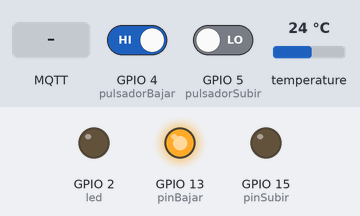
The sketch below on a simulated ESP8266 (Wemos D1 mini). Parts: output pins drawn as LEDs (lit = HIGH). Dashed ring = blinking. Inputs (shaded band) come from the test bench; at power-on: GPIO 4 (pulsadorBajar) HIGH, GPIO 5 (pulsadorSubir) LOW, temperature 24 °C. WiFi joins after 1.5 s; servers stay silent unless stated; no MQTT or app messages arrive unless stated; what the sketch prints to the serial monitor is not drawn.

Above: at 2.7 s.
2.8 s: MQTT message "Subir" arrives on the first subscribed topic
At 2.94 s:
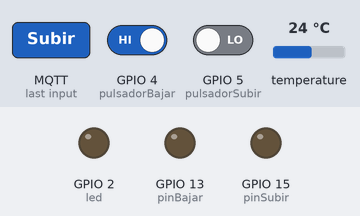
7.8 s: MQTT message "Bajar" arrives on the first subscribed topic
11.3 s: MQTT message "Parar" arrives on the first subscribed topic
At 11.92 s:
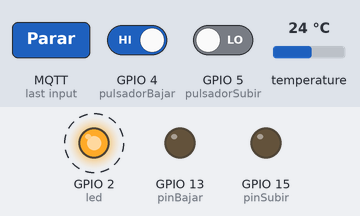
14.8 s: GPIO 4 (pulsadorBajar) driven LOW and GPIO 5 (pulsadorSubir) driven HIGH
At 16.4 s:
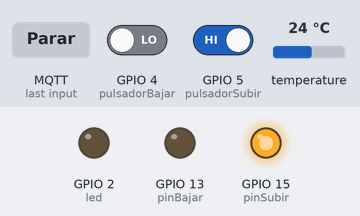
16.7 s: GPIO 4 (pulsadorBajar) driven HIGH
At 17.5 s:
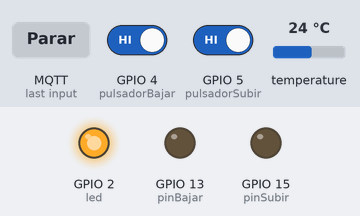
18.6 s: GPIO 4 (pulsadorBajar) driven LOW
At 19.4 s:
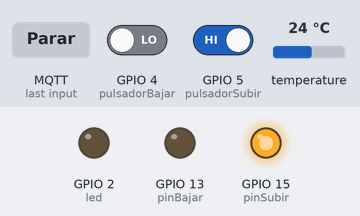
Timing chart, 0 to 36.7 s (numbered marks = the images above; inputs shaded):
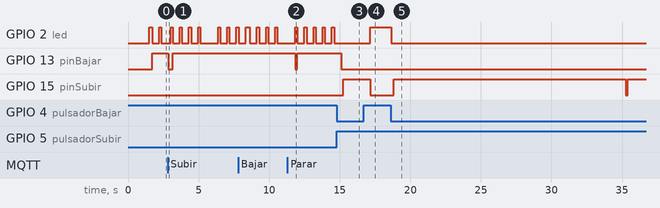

The sketch:

PersianaV2.ino
```cpp
#include <ESP8266WiFi.h>
#include <PubSubClient.h>
#include <OneWire.h>
#include <DallasTemperature.h>


#define wifi_ssid "MiCasa"
#define wifi_password "1212cherokee"
#define mqtt_server "192.168.1.55"

#define Estado_Persiana_topic "EstadoPersiana"
#define Temperatura_topic "Temperatura"
#define ONE_WIRE_BUS 14  // DS18B20 pin  D5

/*asignacion pines  WEMOS D1 MINI */
const int pinSubir = 15; // D8
const int pinBajar = 13; // D7
const int pulsadorSubir = 5; //D1
const int pulsadorBajar = 4; //D2

int tiempo_temp=35000;  //tiempo subir o bajar persianas

/*instancias*/
WiFiClient espClient;
PubSubClient client(espClient);
OneWire oneWire(ONE_WIRE_BUS);
DallasTemperature DS18B20(&oneWire);

/*Variables Globales*/
String EstadoPersiana = "Desconocido";
String temperatura= "20";
long lastMsg = 0;
long lastTemp = 0;
long temp=0;
/*FUNCIONES*/
void callback(char* topic, byte* payload, unsigned int length) { /*Que hacer cuadno llega un mensaje*/
 //gestionar los mensajes recibidos en los topics subscritos
   Serial.print("Mensaje recibido [");  Serial.print(topic);  Serial.print("] ");
    String dato="";
    for (int i = 0; i < length ; i++) {
        Serial.print((char)payload[i]);
        dato=dato+(char)payload[i];
    }
  Serial.println("");
   // Comprobar si hay que subir o bajar
    if ( dato.equals("Subir")) {
    digitalWrite(2, LOW);   // Turn the LED on (Note that LOW is the voltage level
    subir();
  } else if (dato.equals("Bajar")){
    digitalWrite(2, HIGH);  // Turn the LED off by making the voltage HIGH
    bajar();
  }  else if (dato.equals("Parar")){
    parar();
    EstadoPersiana="Parada";
  }
 }

void setup() {
  pinMode(pinSubir, OUTPUT); /*Pin Subir*/
  pinMode(2, OUTPUT);        /* builtin led*/
  digitalWrite(2, LOW);      /*encender led  */
  pinMode(pinBajar, OUTPUT);  /*Pin Bajar*/
  pinMode(pulsadorSubir, INPUT);   /*Pin pulsador subir*/
  pinMode(pulsadorBajar, INPUT);   /*Pin pulsador bajar*/
  digitalWrite(pulsadorSubir, HIGH); /*Activar pullups*/
  digitalWrite(pulsadorBajar, HIGH);
  Serial.begin(115200);
  setup_wifi();
  client.setServer(mqtt_server, 1883);
  client.setCallback(callback);
  digitalWrite(2, HIGH);//apagar led
}

void setup_wifi() {
  delay(10);
  // We start by connecting to a WiFi network
  Serial.println();
  Serial.print("Connecting to ");
  Serial.println(wifi_ssid);
  WiFi.begin(wifi_ssid, wifi_password);
  while (WiFi.status() != WL_CONNECTED) {
    delay(500);
    Serial.print(".");
  }
  Serial.println("");
  Serial.println("WiFi connected");
  Serial.println("IP address: ");
  Serial.println(WiFi.localIP());
}

void reconnect() {
  // Loop until we're reconnected
  while (!client.connected()) {
    Serial.print("Attempting MQTT connection...");
    // Create a random client ID
    String clientId = "Persiana";
    // Attempt to connect
    if (client.connect(clientId.c_str())) {
      Serial.println("connected");
      client.subscribe("AccionPersiana"); /*SUSCRIBIRSE A LOS IN TOPICS*/
    } else {
      Serial.print("failed, rc=");
      Serial.print(client.state());
      Serial.println(" try again in 5 seconds");
      // Wait 5 seconds before retrying
      delay(5000);
    }
  }
}

void GetTemperature(){
  DS18B20.requestTemperatures();
  temp = DS18B20.getTempCByIndex(0);
  Serial.println("TEmperatura:");
  Serial.println(temp);
}

void leer_entradas_pulsadores(){
 int pSubir=digitalRead(pulsadorSubir);
 int pBajar=digitalRead(pulsadorBajar);
 if(pSubir==HIGH && pBajar==LOW){
   digitalWrite(2, LOW);   // Turn the LED on (Note that LOW is the voltage level
   subir();
 }else if(pSubir==LOW && pBajar==HIGH){
   digitalWrite(2, HIGH);  // Turn the LED off by making the voltage HIGH
   bajar();
 }else if(pSubir==HIGH && pBajar==HIGH){
   parar();
   EstadoPersiana="Parada";
 }
 delay(500);
}
void loop() {
  if (!client.connected()) {
    reconnect();
  }
  client.loop();
  leer_entradas_pulsadores();
  //enviar topics ciclicamente para refrescar datos
 long now = millis();  //temporizar publicaciones
  if (now - lastMsg > 5000) {
    lastMsg = now;
    GetTemperature();
    Publicar();
  }
  long nowT = millis(); //temporizar accion persianas
  if (nowT - lastTemp > tiempo_temp) {
    lastTemp = nowT;
    parar();
  }

}

void subir(){
 digitalWrite(pinBajar,LOW);
 delay(150); /*retraso para que no se enganchen los reles chinos*/
 digitalWrite(pinSubir,HIGH);
 digitalWrite(2, LOW);//encender led
 EstadoPersiana = "Subiendo";
}

void bajar(){
 digitalWrite(pinSubir,LOW);
 delay(150); /*retraso para que no se enganchen los reles chinos*/
 digitalWrite(pinBajar,HIGH);
 digitalWrite(2, LOW);//encender led
 EstadoPersiana = "Bajando";
}

void parar(){
 digitalWrite(pinBajar,LOW);
 digitalWrite(pinSubir,LOW);
 digitalWrite(2, HIGH);//apagar led
 if (EstadoPersiana.equals("Subiendo")){
  EstadoPersiana="Arriba";
 } else if (EstadoPersiana.equals("Bajando"))  {
  EstadoPersiana="Abajo";
 } else {
  EstadoPersiana="Parada";
 }
}
void Publicar(){
  client.publish(Estado_Persiana_topic, String(EstadoPersiana).c_str(), true);
  client.publish(Temperatura_topic, String(temp).c_str(), true);

}
```

Measured:
- after the input at 2.8 s, GPIO 13 (pinBajar): HIGH → LOW after 0.07 s, → HIGH 0.30 s later
- after the input at 11.3 s, GPIO 13 (pinBajar): HIGH → LOW after 0.55 s, → HIGH 0.15 s later
- after the input at 14.8 s, GPIO 2 (led): stops changing and stays LOW; GPIO 13 (pinBajar): HIGH → LOW after 0.30 s; GPIO 15 (pinSubir): LOW → HIGH after 0.45 s
- after the input at 16.7 s, GPIO 2 (led): LOW → HIGH after 0.47 s; GPIO 15 (pinSubir): HIGH → LOW after 0.47 s
- after the input at 18.6 s, GPIO 2 (led): HIGH → LOW after 0.07 s; GPIO 15 (pinSubir): LOW → HIGH after 0.22 s, → LOW 16.5 s later, → HIGH 0.15 s later
